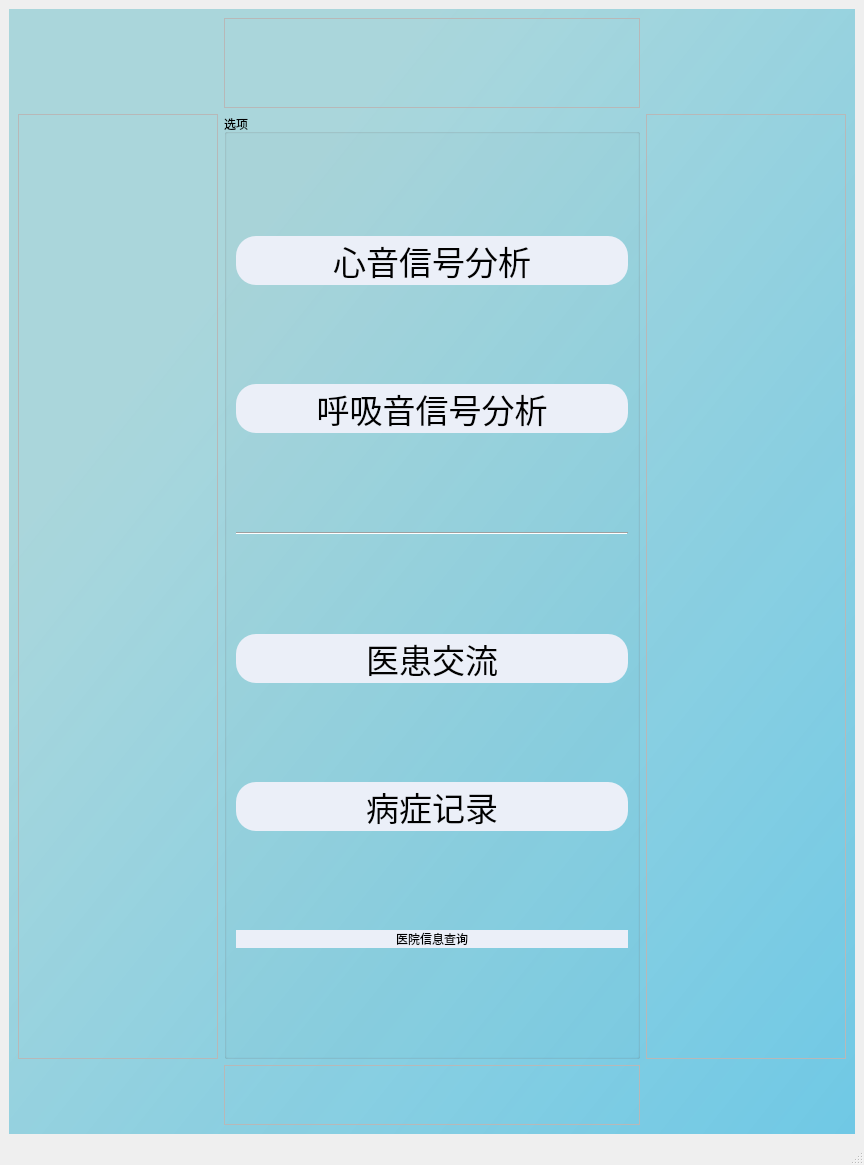
<?xml version="1.0" encoding="UTF-8"?>
<ui version="4.0">
 <class>MainWindow</class>
 <widget class="QMainWindow" name="MainWindow">
  <property name="geometry">
   <rect>
    <x>0</x>
    <y>0</y>
    <width>864</width>
    <height>1165</height>
   </rect>
  </property>
  <property name="windowTitle">
   <string>Menu</string>
  </property>
  <property name="styleSheet">
   <string notr="true"/>
  </property>
  <widget class="QWidget" name="centralwidget">
   <property name="styleSheet">
    <string notr="true">QWidget#bgwidget{
background-color:qlineargradient(spread:pad, x1:0.267045, y1:0.221591, x2:1, y2:1, stop:0 rgba(157, 210, 216, 214), stop:1 rgba(106, 199, 229, 244))}</string>
   </property>
   <layout class="QGridLayout" name="gridLayout">
    <item row="0" column="0">
     <widget class="QWidget" name="widget" native="true">
      <property name="styleSheet">
       <string notr="true">QWidget#widget{
background-color:qlineargradient(spread:pad, x1:0.267045, y1:0.221591, x2:1, y2:1, stop:0 rgba(157, 210, 216, 214), stop:1 rgba(106, 199, 229, 244))}</string>
      </property>
      <layout class="QGridLayout" name="gridLayout_2">
       <item row="1" column="2">
        <widget class="QFrame" name="frame_2">
         <property name="maximumSize">
          <size>
           <width>200</width>
           <height>16777215</height>
          </size>
         </property>
         <property name="frameShape">
          <enum>QFrame::StyledPanel</enum>
         </property>
         <property name="frameShadow">
          <enum>QFrame::Raised</enum>
         </property>
        </widget>
       </item>
       <item row="1" column="1">
        <widget class="QGroupBox" name="groupBox">
         <property name="cursor">
          <cursorShape>ArrowCursor</cursorShape>
         </property>
         <property name="styleSheet">
          <string notr="true">QGroupBox#groupBox{
font: 25pt &quot;华光行书_CNKI&quot;;

}
</string>
         </property>
         <property name="title">
          <string>选项</string>
         </property>
         <layout class="QVBoxLayout" name="verticalLayout">
          <item>
           <widget class="QPushButton" name="heartsound_Button">
            <property name="font">
             <font>
              <family>华光行书_CNKI</family>
              <pointsize>25</pointsize>
              <weight>50</weight>
              <italic>false</italic>
              <bold>false</bold>
             </font>
            </property>
            <property name="cursor">
             <cursorShape>PointingHandCursor</cursorShape>
            </property>
            <property name="styleSheet">
             <string notr="true">QPushButton#heartsound_Button{
font: 25pt &quot;华光行书_CNKI&quot;;
border-radius:20px;
background-color: #EBEFF8;}</string>
            </property>
            <property name="text">
             <string>心音信号分析</string>
            </property>
           </widget>
          </item>
          <item>
           <widget class="QPushButton" name="respiratory_Button">
            <property name="font">
             <font>
              <family>华光行书_CNKI</family>
              <pointsize>25</pointsize>
              <weight>50</weight>
              <italic>false</italic>
              <bold>false</bold>
             </font>
            </property>
            <property name="cursor">
             <cursorShape>PointingHandCursor</cursorShape>
            </property>
            <property name="styleSheet">
             <string notr="true">QPushButton#respiratory_Button{
font: 25pt &quot;华光行书_CNKI&quot;;
border-radius:20px;
background-color: #EBEFF8;}</string>
            </property>
            <property name="text">
             <string>呼吸音信号分析</string>
            </property>
           </widget>
          </item>
          <item>
           <widget class="Line" name="line">
            <property name="orientation">
             <enum>Qt::Horizontal</enum>
            </property>
           </widget>
          </item>
          <item>
           <widget class="QPushButton" name="chat_Button">
            <property name="font">
             <font>
              <family>华光行书_CNKI</family>
              <pointsize>25</pointsize>
              <weight>50</weight>
              <italic>false</italic>
              <bold>false</bold>
             </font>
            </property>
            <property name="cursor">
             <cursorShape>PointingHandCursor</cursorShape>
            </property>
            <property name="styleSheet">
             <string notr="true">QPushButton#chat_Button{
font: 25pt &quot;华光行书_CNKI&quot;;
border-radius:20px;
background-color: #EBEFF8;}</string>
            </property>
            <property name="text">
             <string>医患交流</string>
            </property>
           </widget>
          </item>
          <item>
           <widget class="QPushButton" name="notebook_Button">
            <property name="font">
             <font>
              <family>华光行书_CNKI</family>
              <pointsize>25</pointsize>
              <weight>50</weight>
              <italic>false</italic>
              <bold>false</bold>
             </font>
            </property>
            <property name="cursor">
             <cursorShape>PointingHandCursor</cursorShape>
            </property>
            <property name="styleSheet">
             <string notr="true">QPushButton#notebook_Button{
font: 25pt &quot;华光行书_CNKI&quot;;
border-radius:20px;
background-color: #EBEFF8;}</string>
            </property>
            <property name="text">
             <string>病症记录</string>
            </property>
           </widget>
          </item>
          <item>
           <widget class="QPushButton" name="hospital_Button">
            <property name="cursor">
             <cursorShape>PointingHandCursor</cursorShape>
            </property>
            <property name="styleSheet">
             <string notr="true">QPushButton#hospital_Button{
font: 25pt &quot;华光行书_CNKI&quot;;
border-radius:20px;
background-color: #EBEFF8;}</string>
            </property>
            <property name="text">
             <string>医院信息查询</string>
            </property>
           </widget>
          </item>
         </layout>
        </widget>
       </item>
       <item row="2" column="1">
        <widget class="QFrame" name="frame_4">
         <property name="maximumSize">
          <size>
           <width>16777215</width>
           <height>60</height>
          </size>
         </property>
         <property name="frameShape">
          <enum>QFrame::StyledPanel</enum>
         </property>
         <property name="frameShadow">
          <enum>QFrame::Raised</enum>
         </property>
        </widget>
       </item>
       <item row="1" column="0">
        <widget class="QFrame" name="frame">
         <property name="maximumSize">
          <size>
           <width>200</width>
           <height>16777215</height>
          </size>
         </property>
         <property name="frameShape">
          <enum>QFrame::StyledPanel</enum>
         </property>
         <property name="frameShadow">
          <enum>QFrame::Raised</enum>
         </property>
        </widget>
       </item>
       <item row="0" column="1">
        <widget class="QFrame" name="frame_3">
         <property name="maximumSize">
          <size>
           <width>16777215</width>
           <height>90</height>
          </size>
         </property>
         <property name="frameShape">
          <enum>QFrame::StyledPanel</enum>
         </property>
         <property name="frameShadow">
          <enum>QFrame::Raised</enum>
         </property>
        </widget>
       </item>
       <item row="0" column="2">
        <widget class="QWidget" name="widget_2" native="true">
         <layout class="QHBoxLayout" name="horizontalLayout">
          <item>
           <widget class="QLabel" name="username">
            <property name="styleSheet">
             <string notr="true">font: 15pt &quot;幼圆&quot;;
</string>
            </property>
            <property name="text">
             <string/>
            </property>
            <property name="alignment">
             <set>Qt::AlignCenter</set>
            </property>
           </widget>
          </item>
         </layout>
        </widget>
       </item>
      </layout>
     </widget>
    </item>
   </layout>
  </widget>
  <widget class="QMenuBar" name="menubar">
   <property name="geometry">
    <rect>
     <x>0</x>
     <y>0</y>
     <width>864</width>
     <height>22</height>
    </rect>
   </property>
  </widget>
  <widget class="QStatusBar" name="statusbar"/>
 </widget>
 <resources/>
 <connections/>
</ui>
